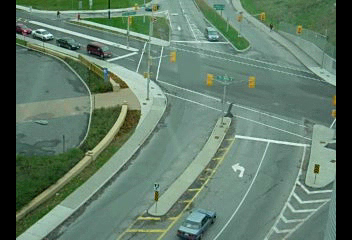
#> input picture Lab02/images01/car1.bmp, 352 x 240 px
$ python lab2.py
#> lines starting #> are read from the running program, lines starting #| are printed output that depends on the picture; after the words box and inside, x2 and y2 are one past the last pixel; in counts of white or black regions, pixels touching at a corner belong together
# Lab2
# Name: Zijun Ye
# Student Number: 300168065
import cv2

#1 load image
carFrame1 = cv2.imread('images01/car1.bmp')
#> carFrame1 is the input picture: shape (240, 352, 3); mean B, G, R 104.9, 122.1, 96.9
carFrame2 = cv2.imread('images01/car2.bmp')
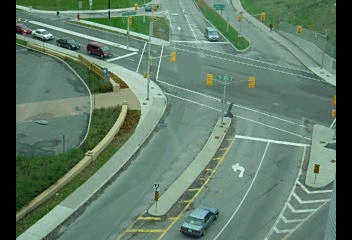
#> input picture Lab02/images01/car2.bmp, 352 x 240 px
#> carFrame2 is the input picture: shape (240, 352, 3); mean B, G, R 104.9, 122, 96.8

cv2.imshow('Frame1',carFrame1)
cv2.imshow('Frame2',carFrame2)

#2 Convert RGB image to gray scale image
# use method cvtColor(src,bwsrc, cv::COLOR_RGB2GRAY)
grayCarFrame1 = cv2.cvtColor(carFrame1,cv2.COLOR_RGB2GRAY)
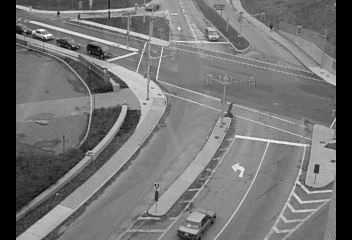
#> grayCarFrame1: shape (240, 352); min 0, max 248, mean 114.1
grayCarFrame2 = cv2.cvtColor(carFrame2,cv2.COLOR_RGB2GRAY)

cv2.imshow('grayFrame1',grayCarFrame1)
cv2.imshow('grayFrame2',grayCarFrame2)

#3 Calculate the pixel intensity difference between two images (absolute value)
# can either be subtract OR absdiff(give absolute value)
frame_difference = cv2.absdiff(grayCarFrame1,grayCarFrame2)
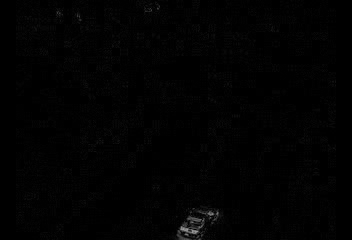
#> frame_difference: shape (240, 352); min 0, max 156, mean 2.1

#create a window to display
cv2.namedWindow('Thresholded Image')

#4 Perform thresholding on the difference image to get areas of movement in binary form
# threshold(src input image, threshold value, new value value,max value, thresholding type )
def update_threshold(val):
#> called with val = 30
    thresh_value, thresholded = cv2.threshold(frame_difference, val , 255, cv2.THRESH_BINARY)
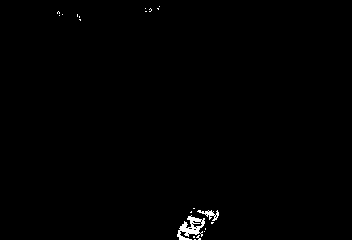
#> thresholded: shape (240, 352); 0.57% white; 21 white regions (19 under 20 px), largest, box (x1, y1, x2, y2) and area: (177, 215, 205, 240) 324, (197, 210, 219, 221) 97
#> thresh_value = 30
    cv2.imshow('Thresholded Image', thresholded)

#5 create the track bar ("track bar name", "window name", initial value, max value, call back function)
cv2.createTrackbar('Threshold', 'Thresholded Image', 30, 255, update_threshold)

update_threshold(30)


# Wait for a key press and close the window
cv2.waitKey(0)
cv2.destroyAllWindows()
